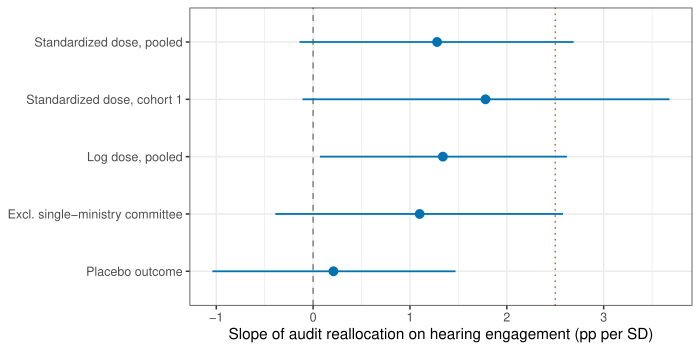

R code for this plot:
# Auto-generated figure for article
Sys.setenv(KBL_DATA = "/Users/kyusik/kna/data/processed")
# Figure 3: Within-opposition dose slopes across specifications
# Estimates (pp per SD or per unit, 95% CI) from replication pipeline
library(ggplot2)
dose <- data.frame(
  spec = c("Standardized dose, pooled", "Standardized dose, cohort 1",
           "Log dose, pooled", "Excl. single-ministry committee",
           "Placebo outcome"),
  b  = c(1.28, 1.78, 1.34, 1.10, 0.21),
  lo = c(-0.14, -0.11, 0.07, -0.39, -1.04),
  hi = c(2.69, 3.68, 2.62, 2.58, 1.47))
dose$spec <- factor(dose$spec, levels = rev(dose$spec))
ggplot(dose, aes(x = b, y = spec)) +
  geom_vline(xintercept = 0, linetype = "dashed", colour = "grey50") +
  geom_vline(xintercept = 2.5, linetype = "dotted", colour = "#D55E00") +
  geom_pointrange(aes(xmin = lo, xmax = hi), colour = "#0072B2",
                  linewidth = 0.6) +
  labs(x = "Slope of audit reallocation on hearing engagement (pp per SD)",
       y = NULL) +
  theme_bw(base_size = 11)
ggsave("/Users/kyusik/Desktop/kyusik-github/kna-research-agents/articles/figures/2026-08-24_r27/fig_3.pdf", width = 7, height = 3.5)
